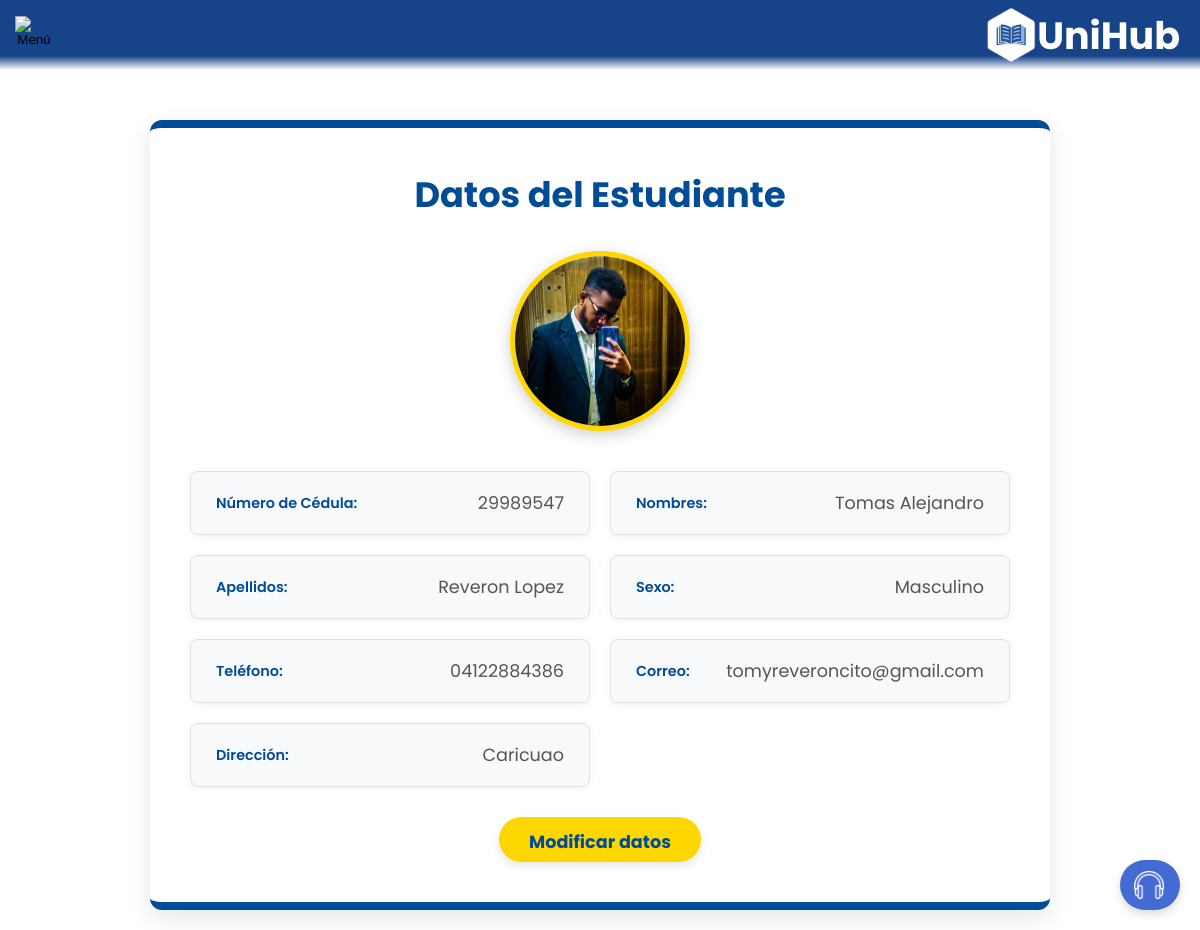
Page /datos.php (signed in) on the earlier database version.
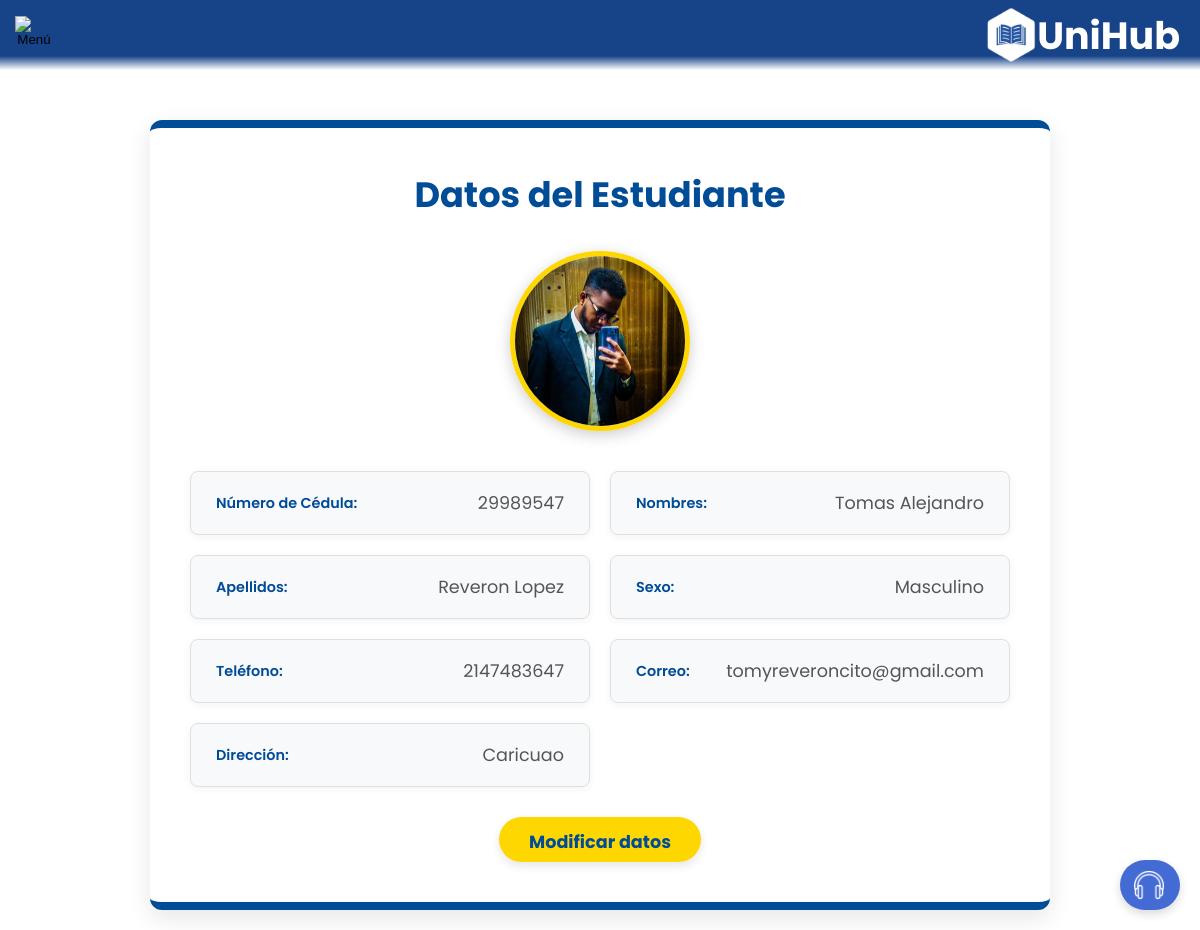
Same page on the later database version.
### tables this page shows
CREATE TABLE IF NOT EXISTS `datos_usuario` (
  `id` int NOT NULL AUTO_INCREMENT,
  `usuario_id` int NOT NULL,
  `cedula` int DEFAULT NULL,
  `nombres` varchar(50) DEFAULT NULL,
  `apellidos` varchar(50) DEFAULT NULL,
  `sexo` varchar(10) DEFAULT NULL,
  `telefono` int DEFAULT NULL,
  `correo` varchar(50) DEFAULT NULL,
  `direccion` varchar(100) DEFAULT NULL,
  PRIMARY KEY (`id`),
  KEY `usuario_id` (`usuario_id`)
);

### datos.php (the view, shortened to what this page needs)
<?php
include 'conexion.php';
$id_usuario = $_SESSION['idusuario'];
$sql = "SELECT cedula, nombres, apellidos, sexo, telefono, correo, direccion
        FROM datos_usuario
        WHERE usuario_id = ?";
$stmt = $conn->prepare($sql);
$stmt->bind_param("i", $id_usuario);
$stmt->execute();
$result = $stmt->get_result();
$sql_foto = "SELECT foto FROM fotousuario WHERE id_usuario = ?";
$stmt_foto = $conn->prepare($sql_foto);
$foto = "css/perfil.png";
if ($stmt_foto) {
    $stmt_foto->bind_param("i", $id_usuario);
    $stmt_foto->execute();
    $result_foto = $stmt_foto->get_result();
    if ($result_foto->num_rows > 0) {
        $row_foto = $result_foto->fetch_assoc();
        $foto = $row_foto['foto'];
    }
}
if ($result->num_rows > 0) {
    $estudiante = $result->fetch_assoc();
} else {
    header("Location: llenar_datos.php");
    exit();
}
?>
<!DOCTYPE html>
<html lang="en">
<head>
    <link rel="stylesheet" href="css/style.css">
    <link rel="stylesheet" href="css/principalalumnostyle.css">
</head>
<body>
    <div class="cabecera">
        <button type="button" id="logoButton">
            <img src="css/menu.png" alt="Menú" class="logo-menu">
        </button>
        <div class="logoempresa">
            <img src="css/logounihubblanco.png" alt="Logo" class="logounihub">
            <p>UniHub</p>
        </div>
    </div>
    <div class="contenedor-principal">
        <div class="wecontainer">
            <h1>Datos del Estudiante</h1>
            <div class="perfil-container">
        <img src="<?php echo $foto; ?>" alt="Foto de perfil" class="perfil-foto" id="perfilFoto">
    </div class="datos-grid">
            <ul>
                <li><strong>Número de Cédula:</strong> <span><?php echo $estudiante['cedula']; ?></span></li>
                <li><strong>Nombres:</strong> <span><?php echo $estudiante['nombres']; ?></span></li>
                <li><strong>Apellidos:</strong> <span><?php echo $estudiante['apellidos']; ?></span></li>
                <li><strong>Sexo:</strong> <span><?php echo $estudiante['sexo']; ?></span></li>
                <li><strong>Teléfono:</strong> <span><?php echo $estudiante['telefono']; ?></span></li>
                <li><strong>Correo:</strong> <span>&nbsp;&nbsp;&nbsp;<?php echo $estudiante['correo']; ?></span></li>
                <li><strong>Dirección:</strong> <span><?php echo $estudiante['direccion']; ?></span></li>
            </ul>
            <a href="modificar_datos.php" class="button">Modificar datos</a>
        </div>
    </div>
    <div class="soporte-flotante-container">
        <a href="contacto.php" class="soporte-flotante" title="Soporte">
            <img src="css/audifonos-blanco.png" alt="Soporte">
        </a>
    </div>
</body>
</html>

Differences in the rows shown:
changed datos_usuario "Tomas Alejandro": telefono "04122884386" → "2147483647"
